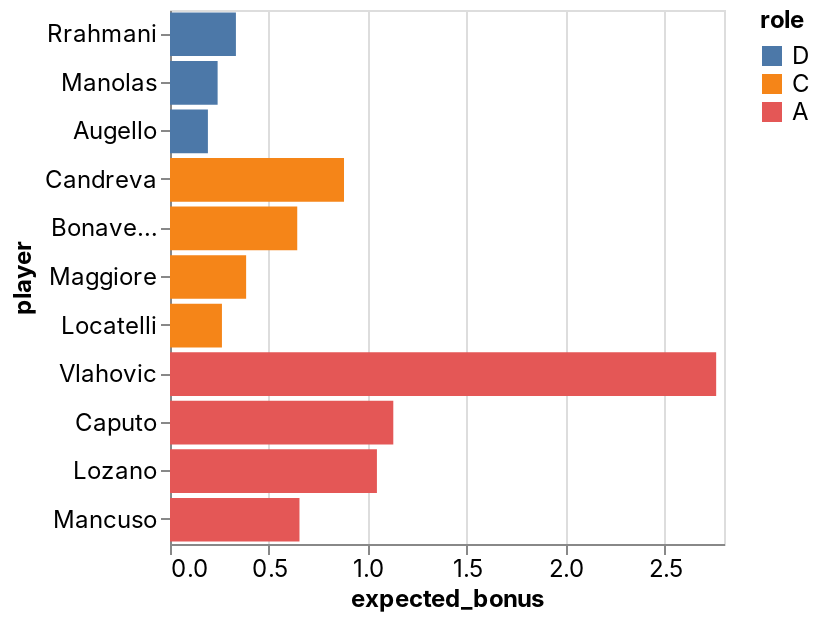

The notebook cell this image was saved under:
### Code cell
_deepnote_run_altair(team, """{"$schema":"https://vega.github.io/schema/vega-lite/v4.json","mark":{"type":"bar","tooltip":{"content":"data"}},"height":220,"autosize":{"type":"fit"},"data":{"name":"placeholder"},"encoding":{"x":{"field":"expected_bonus","type":"quantitative","sort":null,"scale":{"type":"linear","zero":false}},"y":{"field":"player","type":"nominal","sort":null,"scale":{"type":"linear","zero":true}},"color":{"field":"role","type":"nominal","sort":null,"scale":{"type":"linear","zero":false}}}}""")

### Figure 1 — Vega-Lite specification as saved in the notebook (floating-point values rounded to 4 significant figures)
{"config": {"view": {"continuousWidth": 400, "continuousHeight": 300}, "area": {"fill": "#51C0E9"}, "axis": {"labelFont": "Inter, sans-serif", "labelFontSize": 12, "labelFontWeight": "normal", "labelLimit": 60, "labelOverlap": "greedy", "titleFont": "Inter, sans-serif", "titleFontSize": 12, "titleFontWeight": "bold"}, "background": "#ffffff", "legend": {"labelFont": "Inter, sans-serif", "labelFontSize": 12, "titleFont": "Inter, sans-serif", "titleFontSize": 12, "titleFontWeight": "bold"}, "line": {"stroke": "#51C0E9", "strokeWidth": 2}, "rect": {"fill": "#51C0E9"}, "title": {"anchor": "start", "color": "#000000", "font": "Inter, sans-serif", "fontSize": 22, "fontWeight": "normal"}}, "data": {"name": "data-9d77702878883ca35849863fc01dac9d"}, "mark": {"type": "bar", "tooltip": {"content": "data"}}, "autosize": {"type": "fit"}, "encoding": {"color": {"type": "nominal", "field": "role", "scale": {"type": "linear", "zero": false}, "sort": null}, "x": {"type": "quantitative", "field": "expected_bonus", "scale": {"type": "linear", "zero": false}, "sort": null}, "y": {"type": "nominal", "field": "player", "scale": {"type": "linear", "zero": true}, "sort": null}}, "height": 300, "width": "container", "$schema": "https://vega.github.io/schema/vega-lite/v4.json", "datasets": {"data-9d77702878883ca35849863fc01dac9d": [{"fanta_team": "AI sereje ja dejeDe jebe tu de jebere", "role": "D", "player": "Rrahmani", "home_team": "Napoli", "away_team": "Salernitana", "expected_bonus": 0.3332}, {"fanta_team": "AI sereje ja dejeDe jebe tu de jebere", "role": "D", "player": "Manolas", "home_team": "Napoli", "away_team": "Salernitana", "expected_bonus": 0.2407}, {"fanta_team": "AI sereje ja dejeDe jebe tu de jebere", "role": "D", "player": "Augello", "home_team": "Spezia", "away_team": "Sampdoria", "expected_bonus": 0.1916}, {"fanta_team": "AI sereje ja dejeDe jebe tu de jebere", "role": "C", "player": "Candreva", "home_team": "Spezia", "away_team": "Sampdoria", "expected_bonus": 0.8795}, {"fanta_team": "AI sereje ja dejeDe jebe tu de jebere", "role": "C", "player": "Bonaventura", "home_team": "Cagliari", "away_team": "Fiorentina", "expected_bonus": 0.6431}, {"fanta_team": "AI sereje ja dejeDe jebe tu de jebere", "role": "C", "player": "Maggiore", "home_team": "Spezia", "away_team": "Sampdoria", "expected_bonus": 0.3848}, {"fanta_team": "AI sereje ja dejeDe jebe tu de jebere", "role": "C", "player": "Locatelli", "home_team": "AC Milan", "away_team": "Juventus", "expected_bonus": 0.2625}, {"fanta_team": "AI sereje ja dejeDe jebe tu de jebere", "role": "A", "player": "Vlahovic", "home_team": "Cagliari", "away_team": "Fiorentina", "expected_bonus": 2.76}, {"fanta_team": "AI sereje ja dejeDe jebe tu de jebere", "role": "A", "player": "Caputo", "home_team": "Spezia", "away_team": "Sampdoria", "expected_bonus": 1.129}, {"fanta_team": "AI sereje ja dejeDe jebe tu de jebere", "role": "A", "player": "Lozano", "home_team": "Napoli", "away_team": "Salernitana", "expected_bonus": 1.046}, {"fanta_team": "AI sereje ja dejeDe jebe tu de jebere", "role": "A", "player": "Mancuso", "home_team": "Empoli", "away_team": "Roma", "expected_bonus": 0.6544}]}}
